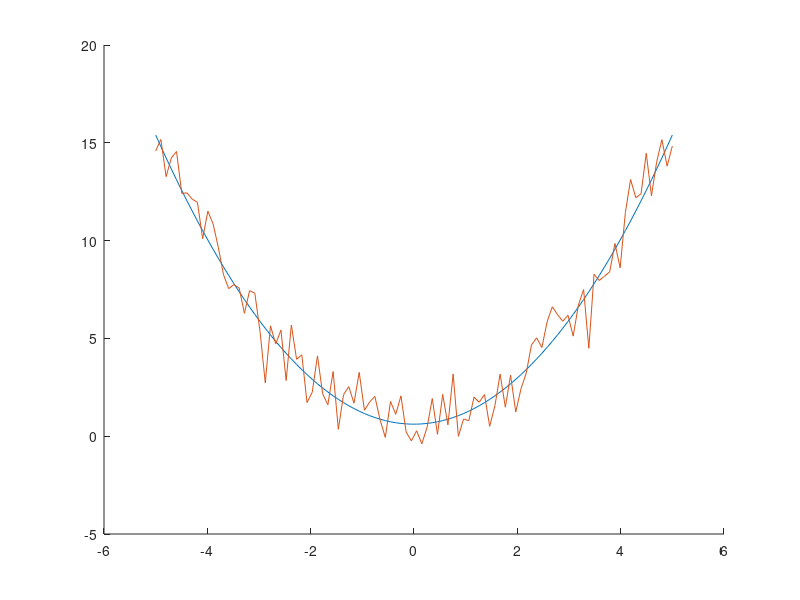

Recreate this plot in MATLAB.
clear;
clc
close all;
%% Definição de constantes e coeficientes 

amostras=100;
x = linspace(-5, 5, amostras);
random=randn(1,102);
a=random(101);
b=random(102);
%% Gerando trajetorias parabolicas com implementação de ruido de distribuiçao normal (1,0)

y = a*x.^2+b;
for n=1:1:100
    y1(n)=y(n)+random(n);

end
%% Plotando os gráficos

f = figure();
ax = axes();

hold(ax); 
plot(x, y);
plot(x, y1);

